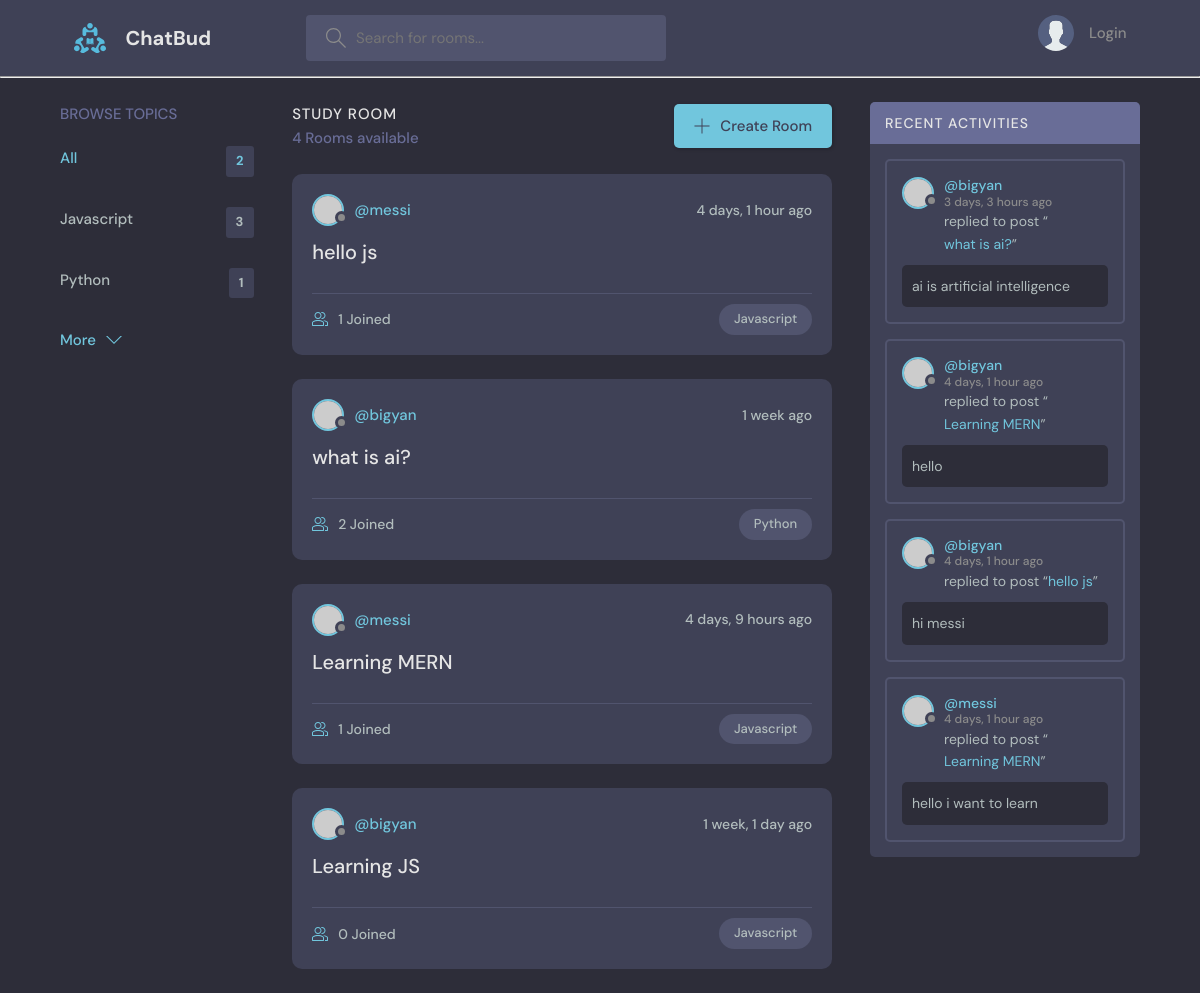
The app's page /, older data.
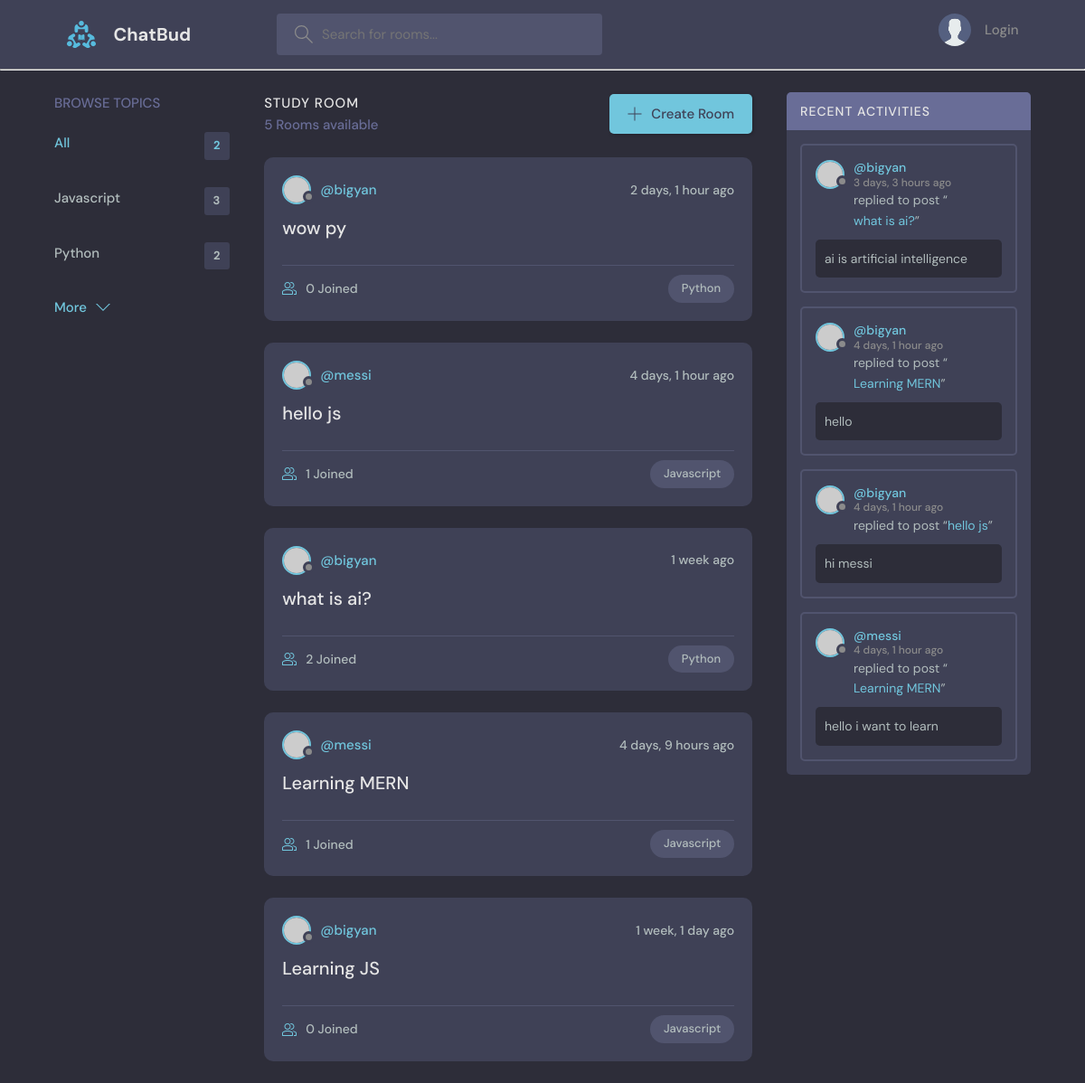
The same page, newer data.
### chatapp/models.py (models this page shows, shortened)
class Topic(models.Model):
    name = models.CharField(max_length=200)

class Room(models.Model):
    host = models.ForeignKey(User,on_delete=models.SET_NULL,null=True)
    topic = models.ForeignKey(Topic,on_delete=models.SET_NULL,null=True)
    name = models.CharField(max_length=200)
    description = models.TextField(null=True)
    participants = models.ManyToManyField(User,related_name='participants',blank=True) # here host is already connecting with User, so we give a related name to use.
    updated = models.DateTimeField(auto_now=True) # auto_now picks the time when the new data gets updated
    created = models.DateTimeField(auto_now_add=True) # whereas, auto_now_add saves the time when the data is created, hence it stays same for a particular data.
    class Meta:
        ordering = ['-updated','-created']
    def __str__(self):
        return self.name

class Message(models.Model):
    user = models.ForeignKey(User,on_delete=models.CASCADE)
    room = models.ForeignKey(Room,on_delete=models.CASCADE) #on_delete=models.CASCADE ensures that when a room is deleted then the messages gets deleted as well.
    body = models.TextField()
    updated = models.DateTimeField(auto_now=True)
    created = models.DateTimeField(auto_now_add=True)
    class Meta:
        ordering = ['-updated','-created']

### chatapp/views.py (the view)
# urls.py: path('',views.index,name='index'),
def index(request):
    q=request.GET.get('q') if request.GET.get('q') != None else ''
    rooms = Room.objects.filter(
        Q(topic__name__icontains=q) |
        Q(name__icontains=q) |
        Q(description__icontains=q)
    )
    room_count = rooms.count()
    room_messages= Message.objects.filter(Q(room__topic__name__icontains=q)) #this will make sure that the activity field contains the activities related to those topics only
    topics = Topic.objects.all()
    context = {'rooms':rooms, 'topics':topics, 'room_count':room_count,'room_messages':room_messages}
    return render(request,'chatapp/home.html',context)

### chatapp/templates/chatapp/home.html (shortened to what this page needs)
    {% extends 'main.html' %}
    {% block content %}
    <main class="layout layout--3">
      <div class="container">
        {% include 'chatapp/topic_component.html' %}
        <div class="roomList">
          <div class="roomList__header">
            <div>
              <h2>Study Room</h2>
              <p>{{ room_count }} Rooms available</p>
            </div>
            <a class="btn btn--main" href="{%url 'create-room' %}">
              <svg version="1.1" xmlns="http://www.w3.org/2000/svg" width="32" height="32" viewBox="0 0 32 32">
                <title>add</title>
                <path
                  d="M16.943 0.943h-1.885v14.115h-14.115v1.885h14.115v14.115h1.885v-14.115h14.115v-1.885h-14.115v-14.115z"
                ></path>
              </svg>
              Create Room
            </a>
          </div>
          {% include 'chatapp/feed_component.html' %}
        </div>
        {% include 'chatapp/activity_component.html' %}
      </div>
    </main>
    {% endblock %}

### chatapp/templates/chatapp/topic_component.html
<div class="topics">
    <div class="topics__header">
      <h2>Browse Topics</h2>
    </div>
    <ul class="topics__list">
      <li>
        <a href="{% url 'index' %}" class="active">All <span>{{topics.count}}</span></a>
      </li>
      {% for topic in topics %}
        <li>
        <a href="{% url 'index' %}?q={{topic.name}}">{{topic.name}} <span>{{topic.room_set.all.count}}</span></a>
      </li>
      {% endfor %}
         </ul>
    <a class="btn btn--link" href="topics.html">
      More
      <svg version="1.1" xmlns="http://www.w3.org/2000/svg" width="32" height="32" viewBox="0 0 32 32">
        <title>chevron-down</title>
        <path d="M16 21l-13-13h-3l16 16 16-16h-3l-13 13z"></path>
      </svg>
    </a>
  </div>

### chatapp/templates/chatapp/feed_component.html (shortened to what this page needs)
        {% for room in rooms %}
          <div class="roomListRoom">
            <div class="roomListRoom__header">
              <a href="{% url 'user-profile' room.host.id %}" class="roomListRoom__author">
                <div class="avatar avatar--small">
                  <img src="https://randomuser.me/api/portraits/women/11.jpg" />
                </div>
                <span>@{{ room.host.username }}</span>
              </a>
              <div class="roomListRoom__actions">
                <span>{{ room.created|timesince }} ago</span>
              </div>
            </div>
            <div class="roomListRoom__content">
              <a href="{% url 'room' room.id %}">{{room.name}}</a>
            </div>
            <div class="roomListRoom__meta">
              <a href="{% url 'room' room.id %}" class="roomListRoom__joined">
                {{ room.participants.all.count }} Joined
              </a>
              <p class="roomListRoom__topic">{{room.topic.name}}</p>
            </div>
          </div>
        {% endfor %}

### chatapp/templates/chatapp/activity_component.html (shortened to what this page needs)
<div class="activities">
    <div class="activities__header">
        <h2>Recent Activities</h2>
    </div>
    {% for message in room_messages %}
    <div class="activities__box">
        <div class="activities__boxHeader roomListRoom__header">
            <a href="{% url 'user-profile' message.user.id %}" class="roomListRoom__author">
                <div class="avatar avatar--small">
                    <img src="https://randomuser.me/api/portraits/women/11.jpg" />
                </div>
                <p>
                    @{{ message.user }}
                    <span>{{ message.created|timesince}} ago</span>
                </p>
            </a>
        </div>
        <div class="activities__boxContent">
            <p>
                replied to post “<a href="{% url 'room' message.room.id %}">{{message.room}}</a>”
            </p>
            <div class="activities__boxRoomContent">
                {{message.body}}
            </div>
        </div>
    </div>
    {% endfor %}
</div>

Row changes from the older to the newer data that the page shows:
computed for Topic "Python": room_set.all.count "1" → "2"
added Room: host.username "bigyan", created "2 days, 1 hour", name "wow py", participants.all.count "0", topic.name "Python"
Text that changed along with them:
{{ room_count }}: "4" → "5"
